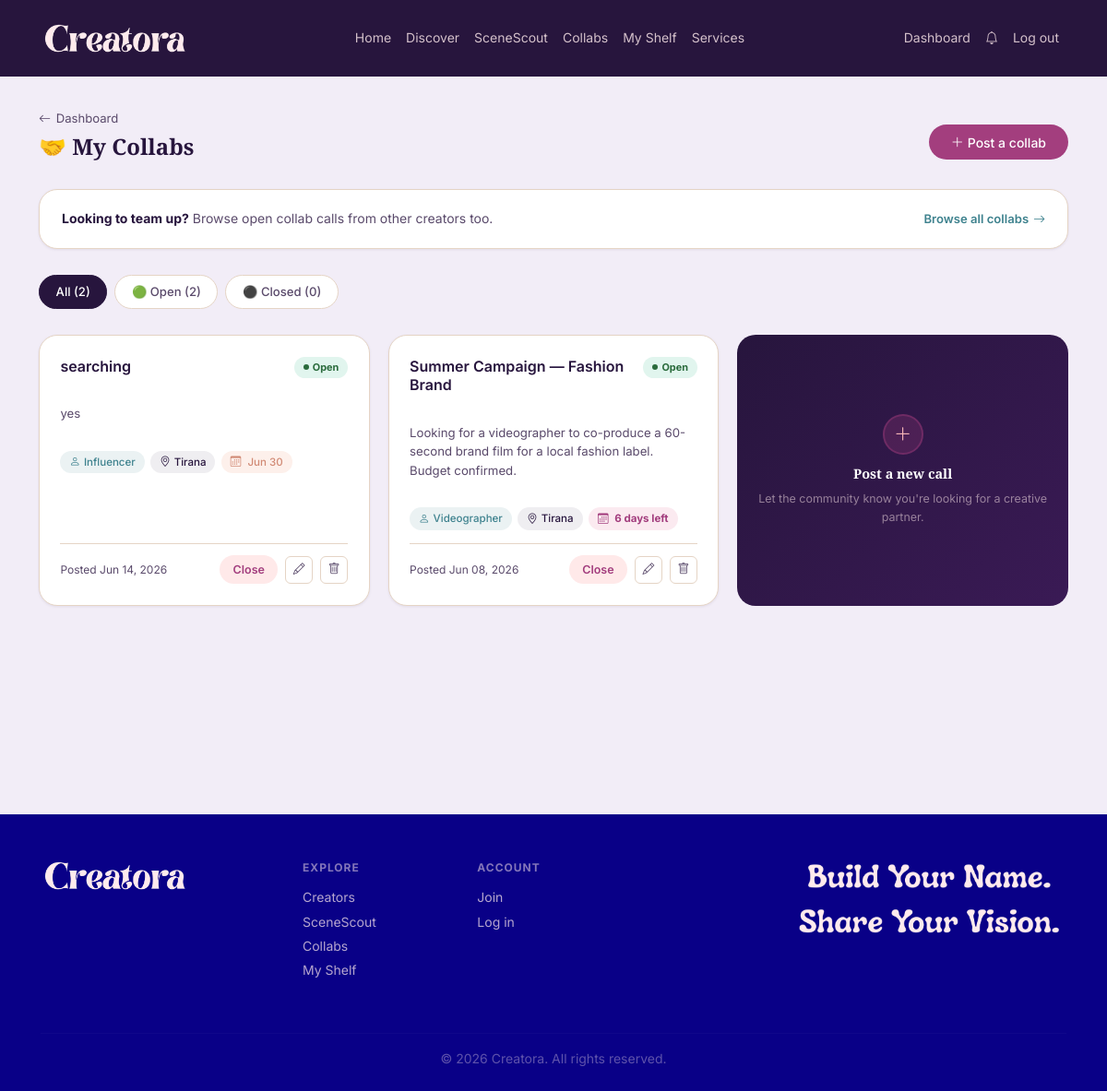
The page /dashboard/collabs/my (signed in) on the database its author committed.
### models.py (models this page shows)
class Collaboration(db.Model):
    __tablename__ = 'collaborations'
    id           = db.Column(db.Integer, primary_key=True)
    creator_id   = db.Column(db.Integer, db.ForeignKey('users.id'), nullable=False)
    title        = db.Column(db.String(120), nullable=False)
    description  = db.Column(db.Text)
    role_needed  = db.Column(db.String(60))
    location     = db.Column(db.String(100))
    deadline     = db.Column(db.DateTime)
    is_open      = db.Column(db.Boolean, default=True)
    created_at   = db.Column(db.DateTime, default=datetime.utcnow)

### routes/dashboard.py (the view)
@dashboard_bp.route('/collabs/my')
@login_required
def my_collabs():
    collabs = Collaboration.query.filter_by(
        creator_id=current_user.id
    ).order_by(Collaboration.created_at.desc()).all()
    return render_template('dashboard/my_collabs.html', collabs=collabs)

### app.py (called while the page is built)
@login_manager.user_loader
def load_user(user_id):
    return db.session.get(User, int(user_id))

@app.context_processor
def inject_globals():
    unread_count = 0
    if current_user.is_authenticated:
        unread_count = Notification.query.filter_by(
            user_id=current_user.id, is_read=False
        ).count()
    return {
        'now': datetime.utcnow(),
        'app_name': 'Creatora',
        'unread_notifications': unread_count,
    }

### templates/dashboard/my_collabs.html (shortened to what this page needs)
{% extends 'base.html' %}
{% block content %}
<div class="dash-page">
  <div class="container">
    <div class="page-header">
      <div>
        <a href="{{ url_for('dashboard.home') }}" class="back-link"><i class="bi bi-arrow-left"></i> Dashboard</a>
        <h1>🤝 My Collabs</h1>
      </div>
      <button class="btn btn-primary" data-bs-toggle="modal" data-bs-target="#postCollabModal"
              style="border-radius:999px;padding:.55rem 1.5rem;font-size:.875rem;">
        <i class="bi bi-plus-lg me-1"></i>Post a collab
      </button>
    </div>
    <div class="browse-banner">
      <p><strong>Looking to team up?</strong> Browse open collab calls from other creators too.</p>
      <a href="{{ url_for('public.collabs') }}"
         style="font-size:.82rem;font-weight:600;color:var(--color-pacific-cyan);text-decoration:none;white-space:nowrap;display:flex;align-items:center;gap:.3rem;">
        Browse all collabs <i class="bi bi-arrow-right"></i>
      </a>
    </div>
    {% if collabs %}
    <div class="filter-tabs">
      <a href="{{ url_for('dashboard.my_collabs') }}"
         class="filter-tab {{ 'active' if not request.args.get('filter') }}">
        All ({{ collabs|length }})
      </a>
      <a href="{{ url_for('dashboard.my_collabs', filter='open') }}"
         class="filter-tab {{ 'active' if request.args.get('filter') == 'open' }}">
        🟢 Open ({{ collabs|selectattr('is_open')|list|length }})
      </a>
      <a href="{{ url_for('dashboard.my_collabs', filter='closed') }}"
         class="filter-tab {{ 'active' if request.args.get('filter') == 'closed' }}">
        ⚫ Closed ({{ collabs|rejectattr('is_open')|list|length }})
      </a>
    </div>
    {% set active_filter = request.args.get('filter', '') %}
    <div class="collabs-grid">
      {% for c in collabs %}
      {% if not active_filter or (active_filter == 'open' and c.is_open) or (active_filter == 'closed' and not c.is_open) %}
      <div class="collab-card {{ '' if c.is_open else 'closed' }}">
        <div class="collab-card-header">
          <p class="collab-title">{{ c.title }}</p>
          {% if c.is_open %}
          <span class="open-badge">Open</span>
          {% else %}
          <span class="closed-badge">Closed</span>
          {% endif %}
        </div>
        {% if c.description %}
        <p class="collab-desc">{{ c.description }}</p>
        {% endif %}
        <div class="collab-tags">
          {% if c.role_needed %}
          <span class="collab-tag tag-role"><i class="bi bi-person me-1"></i>{{ c.role_needed|replace('_',' ')|title }}</span>
          {% endif %}
          {% if c.location %}
          <span class="collab-tag tag-location"><i class="bi bi-geo-alt me-1"></i>{{ c.location }}</span>
          {% endif %}
          {% if c.deadline %}
            {% set days_left = (c.deadline - now).days %}
            <span class="collab-tag tag-deadline {{ 'soon' if days_left <= 7 else '' }}">
              <i class="bi bi-calendar3 me-1"></i>
              {% if days_left <= 0 %}Deadline passed
              {% elif days_left == 1 %}1 day left
              {% elif days_left <= 7 %}{{ days_left }} days left
              {% else %}{{ c.deadline.strftime('%b %d') }}{% endif %}
            </span>
          {% endif %}
        </div>
        <div class="collab-footer">
          <span class="collab-date">Posted {{ c.created_at.strftime('%b %d, %Y') }}</span>
          <div style="display:flex;align-items:center;gap:.5rem;flex-wrap:wrap;">
            <form method="POST" action="{{ url_for('dashboard.toggle_collab', collab_id=c.id) }}" style="margin:0;">
              <button type="submit" class="toggle-btn {{ 'close-now' if c.is_open else 'open-now' }}">
                {{ 'Close' if c.is_open else 'Reopen' }}
              </button>
            </form>
            <div class="footer-actions">
              <button class="act-btn" title="Edit"
                      data-bs-toggle="modal" data-bs-target="#editCollabModal"
                      data-id="{{ c.id }}"
                      data-title="{{ c.title }}"
                      data-desc="{{ c.description or '' }}"
                      data-role="{{ c.role_needed or '' }}"
                      data-location="{{ c.location or '' }}"
                      data-deadline="{{ c.deadline.strftime('%Y-%m-%d') if c.deadline else '' }}">
                <i class="bi bi-pencil"></i>
              </button>
              <form method="POST" action="{{ url_for('dashboard.delete_collab', collab_id=c.id) }}" style="margin:0;">
                <button type="submit" class="act-btn delete" onclick="return confirm('Delete this collab?')">
                  <i class="bi bi-trash"></i>
                </button>
              </form>
            </div>
          </div>
        </div>
      </div>
      {% endif %}
      {% endfor %}
      <button class="new-collab-card" data-bs-toggle="modal" data-bs-target="#postCollabModal"
              style="border:none;">
        <div class="new-collab-icon"><i class="bi bi-plus-lg"></i></div>
        <h5>Post a new call</h5>
        <p>Let the community know you're looking for a creative partner.</p>
      </button>
    </div>
    {% endif %}
  </div>
</div>
{% endblock %}

### static/css/variables.css (style rules this page uses)
:root { --color-lavender-blush: #FFEBED; --color-soft-blush: #FFE9E9; --color-powder-blush: #F6B6B7; --color-powder-blush-deep: #F2A4A5; --color-papaya-whip: #FFFFD2; --color-honeydew: #F2FFE9; --color-muted-teal: #A6C9B6; --color-almond-cream: #E5D4C5; --color-burnt-peach: #D18A75; --color-berry-blush: #A33E7E; --color-pacific-cyan: #3E828E; --color-rich-cerulean: #3078A4; --color-dark-amethyst: #27153D; --color-dark-amethyst-cool: #260C45; --color-navy: #090087; --brand-primary: var(--color-berry-blush); --brand-primary-hover: #8a3468; --brand-secondary: var(--color-pacific-cyan); --brand-secondary-hover: #2f636d; --bg-page: var(--color-lavender-blush); --bg-card: #ffffff; --bg-card-soft: var(--color-soft-blush); --bg-muted: var(--color-almond-cream); --bg-dark: var(--color-dark-amethyst); --bg-footer: var(--color-navy); --text-primary: var(--color-dark-amethyst); --text-secondary: #5a4a6b; --text-on-dark: var(--color-lavender-blush); --text-on-primary: #ffffff; --text-link: var(--color-pacific-cyan); --text-link-hover: var(--color-berry-blush); --accent-warm: var(--color-burnt-peach); --accent-mint: var(--color-muted-teal); --accent-cream: var(--color-papaya-whip); --border-default: var(--color-almond-cream); --border-strong: var(--color-muted-teal); --success: var(--color-honeydew); --success-text: #2a6b3c; --font-heading: 'Playfair Display', 'Georgia', serif; --font-body: 'Inter', 'Helvetica Neue', sans-serif; --font-mono: 'Fira Code', monospace; --text-xs: 0.75rem; --text-sm: 0.875rem; --text-base: 1rem; --text-lg: 1.125rem; --text-xl: 1.25rem; --text-2xl: 1.5rem; --text-3xl: 1.875rem; --text-4xl: 2.25rem; --space-1: 0.25rem; --space-2: 0.5rem; --space-3: 0.75rem; --space-4: 1rem; --space-6: 1.5rem; --space-8: 2rem; --space-12: 3rem; --space-16: 4rem; --radius-sm: 6px; --radius-md: 12px; --radius-lg: 20px; --radius-xl: 32px; --radius-full: 9999px; --shadow-sm: 0 1px 3px rgba(39, 21, 61, 0.08); --shadow-md: 0 4px 16px rgba(39, 21, 61, 0.10); --shadow-lg: 0 8px 32px rgba(39, 21, 61, 0.14); --transition-fast: 150ms ease; --transition-normal: 250ms ease; }

### static/css/main.css (style rules this page uses)
*, *::before, *::after { box-sizing: border-box; margin: 0; padding: 0; }
body { font-family: var(--font-body); font-size: var(--text-base); color: var(--text-primary); background-color: var(--bg-page); line-height: 1.6; }
h1, h2, h3, h4, h5, h6 { font-family: var(--font-heading); font-weight: 700; color: var(--text-primary); line-height: 1.2; }
a { color: var(--text-link); text-decoration: none; transition: color var(--transition-fast); }
.btn-primary { background-color: var(--brand-primary); color: var(--text-on-primary); border: none; border-radius: var(--radius-full); padding: 0.6rem 1.5rem; font-weight: 500; transition: background var(--transition-fast), transform var(--transition-fast); cursor: pointer; }

### rows shown on the page
Collaboration: title "searching", shows "Open", description "yes", role_needed "Influencer", location "Tirana", deadline "Jun 30", created_at "Jun 14, 2026", is_open "Close"
Collaboration: title "Summer Campaign — Fashion Brand", shows "Open", description "Looking for a videographer to co-produce a 60-second brand film for a local fashion label. Budget confirmed.", role_needed "Videographer", location "Tirana", days_left "6", created_at "Jun 08, 2026", is_open "Close"

### other values the page prints
{{ collabs|length }} "2"
{{ collabs|selectattr('is_open')|list|length }} "2"
{{ collabs|rejectattr('is_open')|list|length }} "0"
{{ now.year }} "2026"
